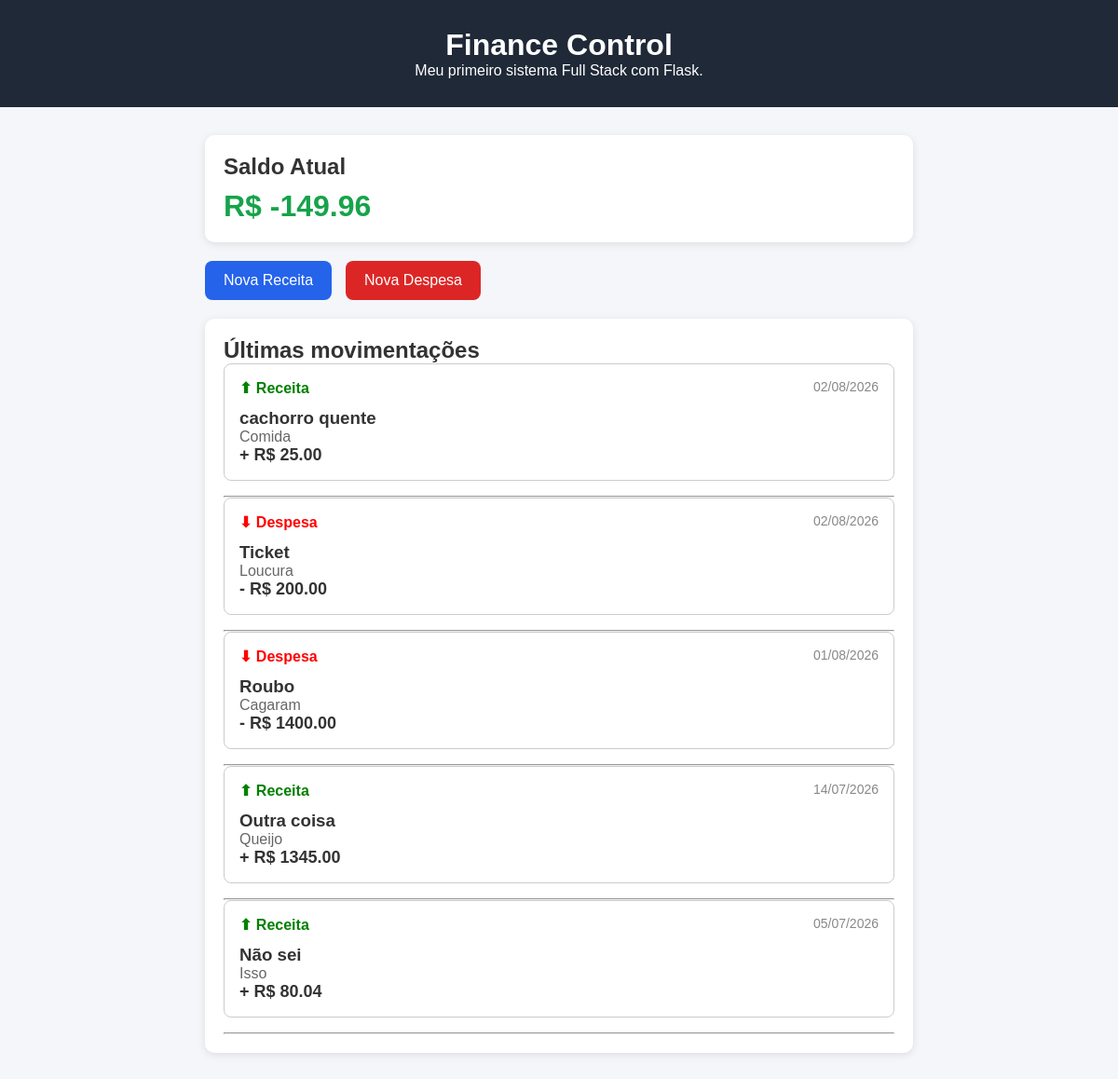
The page / on the database its author committed.
### app/models.py (models this page shows)
class Movimentacao(db.Model):
    __tablename__ = "movimentacoes"
    id = db.Column(db.Integer, primary_key=True)
    descricao = db.Column(db.String(150), nullable=False)
    valor = db.Column(db.Float, nullable=False)
    categoria = db.Column(db.String(50), nullable=False)
    tipo = db.Column(db.String(20), nullable=False)
    data = db.Column(db.Date, default=date.today, nullable=False)

### app/routes.py (the view)
@main.route("/")
def home():
    movimentacoes = (
        Movimentacao.query
        .order_by(Movimentacao.data.desc())
        .all()
    )
    saldo = 0
    for movimentacao in movimentacoes:
        if movimentacao.tipo == "Receita":
            saldo += movimentacao.valor
        else:
            saldo -= movimentacao.valor
    return render_template(
        "index.html",
        movimentacoes=movimentacoes,
        saldo=saldo
    )

### app/templates/index.html (shortened to what this page needs)
{% extends "base.html" %}
{% block content %}
<section class="card">
    <h2>Saldo Atual</h2>
    <p class="balance">
        R$ {{ "%.2f"|format(saldo) }}
    </p>
</section>
<section class="actions">
    <a href="{{ url_for('main.nova_movimentacao') }}" class="button">Nova Receita</a>
    <a href="{{ url_for('main.nova_movimentacao') }}" class="button secondary">Nova Despesa</a>
</section>
<section class="card">
    <h2>Últimas movimentações</h2>
    {% if movimentacoes %}
        {% for movimentacao in movimentacoes %}
            <div class="card-movimentacao">
                <div class="cabecalho-movimentacao">
                    {% if movimentacao.tipo == "Receita" %}
                        <span class="tipo receita">⬆ Receita</span>
                    {% else %}
                        <span class="tipo despesa">⬇ Despesa</span>
                    {% endif %}
                    <span class="data">
                        {{ movimentacao.data.strftime("%d/%m/%Y") }}
                    </span>
                </div>
                <h3>{{ movimentacao.descricao }}</h3>
                <p class="categoria">
                    {{ movimentacao.categoria }}
                </p>
                <p class="valor">
                    {% if movimentacao.tipo == "Receita" %}
                        + R$ {{ "%.2f"|format(movimentacao.valor) }}
                    {% else %}
                        - R$ {{ "%.2f"|format(movimentacao.valor) }}
                    {% endif %}
                </p>
            </div>
            <hr>
        {% endfor %}
    {% else %}
        <p>Nenhuma movimentação cadastrada.</p>
    {% endif %}
</section>
{% endblock %}

### app/templates/base.html (shortened to what this page needs)
<!DOCTYPE html>
<html lang="pt-BR">
<head>
    <link rel="stylesheet" href="{{ url_for('static', filename='css/style.css') }}">
</head>
<body>
<header class="header">
    <h1>Finance Control</h1>
    <p>Meu primeiro sistema Full Stack com Flask.</p>
</header>
<main class="container">
    {% block content %}
    {% endblock %}
</main>
</body>
</html>

### app/static/css/style.css (style rules this page uses)
* { margin: 0; padding: 0; box-sizing: border-box; }
body { font-family: Arial, Helvetica, sans-serif; background-color: #f4f6f9; color: #333; }
header { text-align: center; padding: 30px; background-color: #1f2937; color: white; }
main { max-width: 800px; margin: 30px auto; padding: 0 20px; }
.card { background: white; padding: 20px; margin-bottom: 20px; border-radius: 10px; box-shadow: 0 2px 8px rgba(0,0,0,.1); }
.balance { font-size: 2rem; font-weight: bold; color: #16a34a; margin-top: 10px; }
.actions { display: flex; gap: 15px; margin-bottom: 20px; }
.button { text-decoration: none; background-color: #2563eb; color: white; padding: 12px 20px; border-radius: 8px; transition: .2s; }
.secondary { background-color: #dc2626; }
.card-movimentacao { border: 1px solid #ccc; border-radius: 8px; padding: 16px; margin-bottom: 16px; }
.cabecalho-movimentacao { display: flex; justify-content: space-between; margin-bottom: 12px; }
.receita { color: green; font-weight: bold; }
.despesa { color: red; font-weight: bold; }
.valor { font-size: 18px; font-weight: bold; }
.categoria { color: #666; }
.data { color: #888; font-size: 14px; }

### rows shown on the page
Movimentacao: tipo "⬆ Receita", data "02/08/2026", descricao "cachorro quente", categoria "Comida", valor "25.00"
Movimentacao: tipo "⬇ Despesa", data "02/08/2026", descricao "Ticket", categoria "Loucura", valor "200.00"
Movimentacao: tipo "⬇ Despesa", data "01/08/2026", descricao "Roubo", categoria "Cagaram", valor "1400.00"
Movimentacao: tipo "⬆ Receita", data "14/07/2026", descricao "Outra coisa", categoria "Queijo", valor "1345.00"
Movimentacao: tipo "⬆ Receita", data "05/07/2026", descricao "Não sei", categoria "Isso", valor "80.04"

### other values the page prints
{{ "%.2f"|format(saldo) }} "-149.96"
